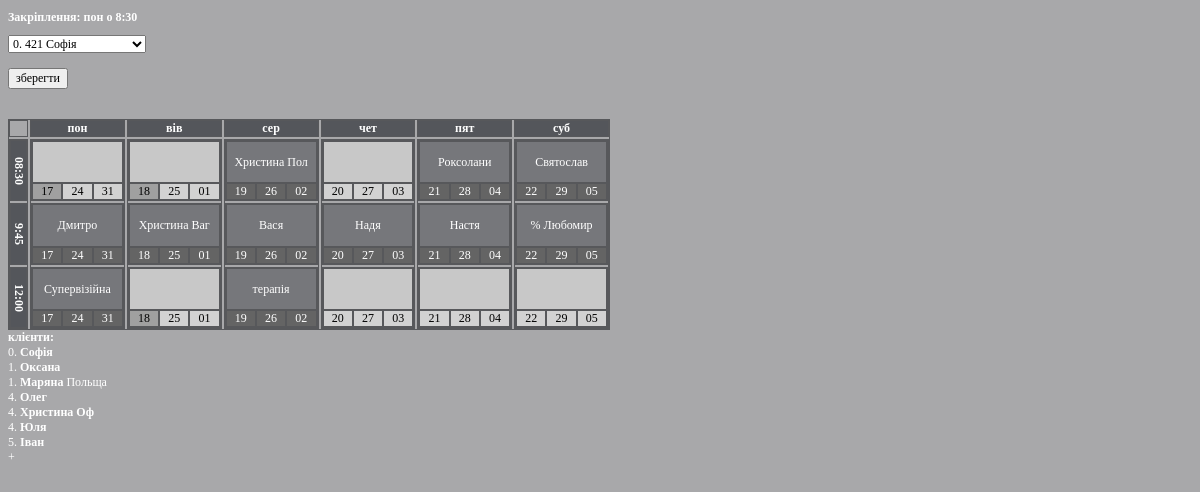
Page /session.php?d=1&t=1&fixation on the committed database.
### tables this page shows
CREATE TABLE `changes` (
  `id` int(4) NOT NULL,
  `dt` datetime NOT NULL DEFAULT CURRENT_TIMESTAMP,
  `type` tinyint(1) NOT NULL DEFAULT '1',
  `date` date NOT NULL,
  `d` tinyint(1) NOT NULL,
  `t` tinyint(1) NOT NULL,
  `c_id` smallint(4) NOT NULL,
  `addition` char(225) NOT NULL
);

CREATE TABLE `clients` (
  `id` smallint(4) NOT NULL,
  `name` varchar(100) NOT NULL,
  `phone` varchar(100) NOT NULL,
  `status` tinyint(1) NOT NULL DEFAULT '0',
  `more` text NOT NULL,
  `dt` datetime DEFAULT CURRENT_TIMESTAMP,
  `first_session` date,
  `last_session` date,
  `cday` tinyint(1) NOT NULL,
  `ct` tinyint(1) NOT NULL,
  `price` smallint(4) NOT NULL,
  `cadd` text NOT NULL,
  `c1` text NOT NULL,
  `c2` text NOT NULL,
  `c3` text NOT NULL
);

### public/session.php (the view, shortened to what this page needs)
<?php
$ddd=array(1=>'пон', 2=>'вів', 3=>'сер', 4=>'чет', 5=>'пят', 6=>'суб');
$ttt=array(1=>'8:30', 2=>'9:45', 3=>'12:00');
?>
<!DOCTYPE html>
<html>
	<head>
	</head>
	<body>
		<?php
if (isset($_GET['fixation']) and isset($_GET['d']) and isset($_GET['t'])) {
	echo '
	<h2>Закріплення: '.$ddd[$_GET['d']].' о '.$ttt[$_GET['t']].'</h2>
	<form method="post">
		<input name="fixation_dt" type="hidden" value="1"><input name="cday" type="hidden" value="'.$_GET['d'].'"><input name="ct" type="hidden" value="'.$_GET['t'].'">
		<select name="c_id">
		';
	$c_iddd = mysql_query("SELECT * from clients where status<=5 and cday=0 order by status, id DESC");
	while ($c_idd=mysql_fetch_array($c_iddd)) {
		echo '<option value="'.$c_idd['id'].'">'.$c_idd['status'].'. '.$c_idd['id'].' '.$c_idd['name'].' '.$c_idd['more'].'</option>';
	}
	echo '
		</select>
		<br><br><input type="submit" value="зберегти">
		</form>';
	echo '<br><br>';
}
echo
'<div class="grid">
			<div onclick="location.href=\'session.php\';"></div>
			<div class="border">пон</div>
			<div class="border">вів</div>
			<div class="border">сер</div>
			<div class="border">чет</div>
			<div class="border">пят</div>
			<div class="border">суб</div>
			<div class="grid2 time">
				<div>08:30</div>
				<div>9:45</div>
				<div>12:00</div>
			</div>';
			$lm=strtotime('last monday', strtotime('tomorrow'));
			for ($d=1; $d<=6; $d++) {
				$wd=$d-1;
				$lm1=strtotime('+'.$wd.' DAY', $lm);
				echo '<div class="grid3">';
				for ($t=1; $t<=3; $t++) {
					$lineline = mysql_query('SELECT id, name, more from clients where status=1 and cday='.$d.' and ct='.$t);
					echo '<div>
					';
					if (mysql_num_rows($lineline)!=0) {
						$line=mysql_fetch_array($lineline);
						$c_id=$line['id'];
						$r=mysql_query('SELECT id from sessions where date="'.date("Y-m-d", $lm1).'" and c_id="'.$c_id.'"'); if (mysql_num_rows($r)!=0) {$cr='&#10003;';} else {$cr='';}
						echo '<div class="gname" onclick="location.href=\'session.php?c_id='.$line['id'].'&session='.$lm1.'\';">',$cr,' ',$line['name'],' ',$line['more'], '</div>';
					} else {$c_id=0; echo '<div class="gname blank" onclick="location.href=\'session.php?d='.$d.'&t='.$t.'&fixation\';"></div>';}
					for ($i=0; $i<=2; $i++) {
					$lmm=strtotime('+'.$i.' WEEK '.$wd.' DAY', $lm);;
					$c_idd=$c_id;
					$avail=mysql_query('SELECT id, c_id, type from changes where date="'.date("Y-m-d", $lmm).'" and d='.$d.' and t='.$t.' order by dt DESC');
					if ($c_id!=0) {
						if (mysql_num_rows($avail)==0) { $av='d';}
						else {
							$availl=mysql_fetch_array($avail);
							if ($availl['type']==1) {if ($availl['c_id']==$c_id) {$av='d';} else {$av='m'; $c_idd=$availl['c_id'];}}
							if ($availl['type']==0) { if($availl['c_id']==$c_id) {$av='l'; $c_idd=0;}}}
					} else {
						if (mysql_num_rows($avail)==0) { $av='l';}
						else {
							$availl=mysql_fetch_array($avail);
							if ($availl['type']==1) {$av='m'; $c_idd=$availl['c_id'];}
						}
					}
					echo '
					<div onclick="location.href=\'session.php?c_id='.$c_idd.'&d='.$d.'&t='.$t.'&date='.date("Y-m-d", $lmm).'&changes=1\';"  class="r_',$av,'">',date("d", $lmm),'</div>';
					}
					echo '</div>';
				}
				echo '</div>';
			}
			echo '
		</div>
		<b><a href="?clients">клієнти:</a></b>
		';
		$lineline1 = mysql_query('SELECT * from clients where status<=5 and cday=0  order by status, id DESC');
				while ($line1=mysql_fetch_array($lineline1)) {
					echo '<br>'.$line1['status'].'. <a href="?c_id='.$line1['id'].'&session='.strtotime("now").'"><b>',$line1['name'],'</b> ',$line1['more'],'</a>';
				}
		echo '<br><a href="?new_client">+</a>';
echo '</body>';
?>

### public/session.php (style rules this page uses)
* { font-size: 12px; font-family:"Times New Roman", Times, serif; }
body { background-color: rgb(168, 168, 170); color: white; }
a { color: white; text-decoration: none; }
div { border: 1px solid #57585b; }
.grid { max-width: 600px; display: grid; grid-template-rows: 0.3fr 7fr; grid-template-columns: 0.2fr 1fr 1fr 1fr 1fr 1fr 1fr; grid-gap: 2px; }
.grid > div { text-align: center; font-weight: bold; }
.grid2 { display: grid; grid-template-columns: 1fr; grid-gap: 2px; grid-template-rows: repeat(3, 1fr); }
.grid2 > div { text-align: center; font-weight: normal; font-weight: bold; writing-mode: tb-rl; background-color: rgb(84, 86, 91); }
.grid3 { display: grid; grid-template-columns: 1fr; grid-gap: 2px; grid-template-rows: repeat(3, 1fr); }
.grid3 > div { font-weight: normal; display: grid; grid-template-rows: 2.5fr 1fr; grid-template-columns: repeat(3, 1fr); background-color: rgb(200, 200, 200); }
.grid3 > div > div { cursor: pointer; }
.gname { grid-row: 1/2; grid-column: 1/4; background-color: rgb(118, 119, 123); display: flex; justify-content: center; align-items: center; }
.border { background-color: rgb(84, 86, 91); }
.blank { background-color: rgb(200, 200, 200); }
.r_l { background-color: rgb(210, 210, 210); color: black; }
.r_m { background-color: rgb(160, 160, 160); color: black; }
.r_d { background-color: rgb(100, 100, 100); }

### rows in the picture
clients: name "Дмитро"
clients: name "Супервізійна"
clients: name "Христина Ваг"
clients: name "Христина", more "Пол"
clients: name "Вася"
clients: name "терапія"
clients: name "Надя"
clients: name "Роксолани"
clients: name "Настя"
clients: name "Святослав"
clients: name "% Любомир"
clients: status "0", name "Софія"
clients: status "1", name "Оксана"
clients: status "1", name "Маряна", more "Польща"
clients: status "4", name "Олег"
clients: status "4", name "Христина Оф"
clients: status "4", name "Юля"
clients: status "5", name "Іван"

### other values in the picture
$ddd[$_GET['d']] "пон"
$ttt[$_GET['t']] "8:30"
form field c_id "0. 421 Софія"
